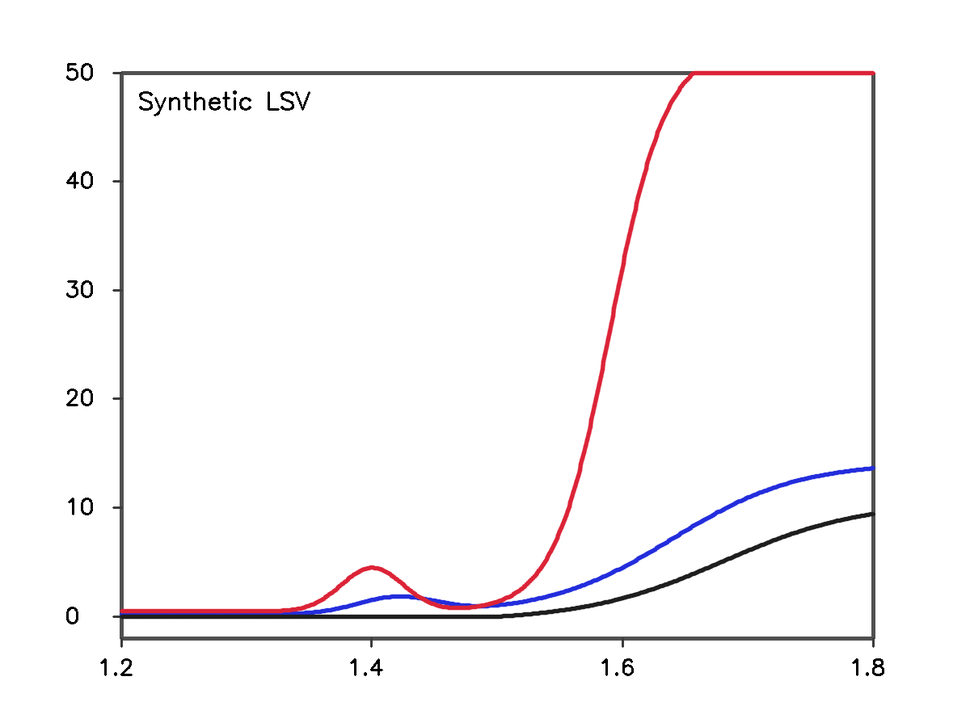
#> input picture line_digitizer/test_artifacts/synthetic_lsv.png, 970 x 727 px, shrunk from 1200 x 900 before the run
$ python -i line_digitizer.py   (imports and definitions only)
#> lines starting #> are read from the running program, lines starting #| are printed output that depends on the picture; after the words box and inside, x2 and y2 are one past the last pixel; in counts of white or black regions, pixels touching at a corner belong together
#> further down, picture is the input picture: shape (727, 970, 3); mean B, G, R 248.8, 247.9, 249.2
#!/usr/bin/env python3
"""Extract colored line-chart curves into CSV.

This is a pragmatic digitizer for plots where each curve can be separated by
color. It uses a calibrated plot rectangle plus axis ranges to convert pixels
into data values.
"""

import argparse
import csv
import json
import math
import os
from pathlib import Path

import cv2
import numpy as np


# [20 lines left out: functions parse_hex_color, load_image, ensure_parent, not called in this run]


def auto_detect_plot_area(image):
    """Best-effort plot rectangle detection using long straight border lines."""
    gray = cv2.cvtColor(image, cv2.COLOR_BGR2GRAY)
    gray = cv2.GaussianBlur(gray, (3, 3), 0)
    edges = cv2.Canny(gray, 50, 150)
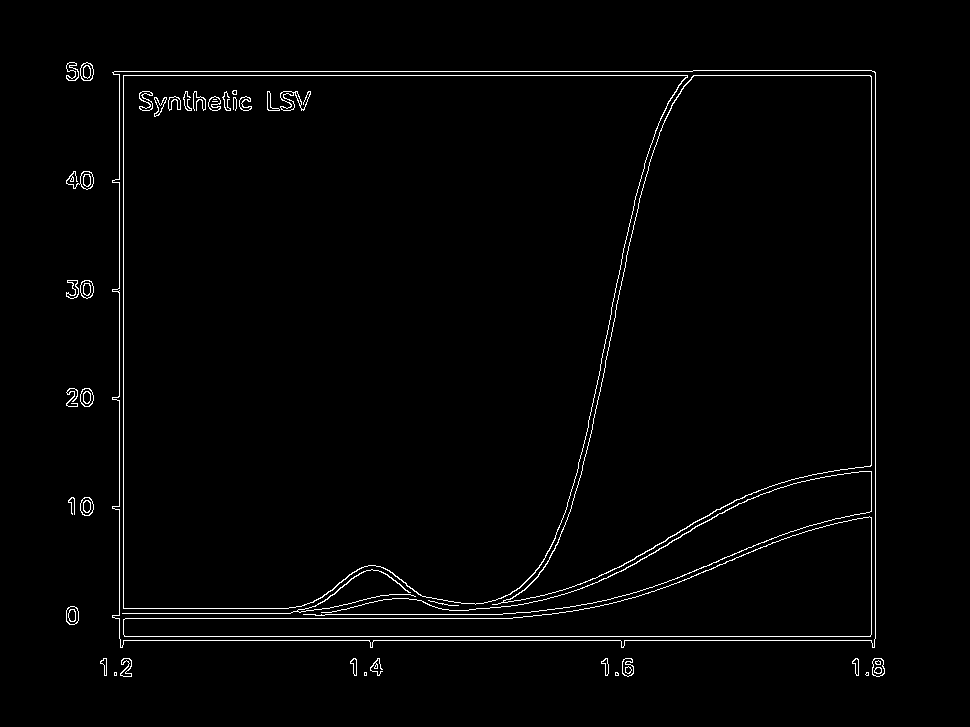
#> edges: shape (727, 970); 1.7% white in thin lines or dots, all inside (x1, y1, x2, y2) = (66, 62, 885, 677)

    height, width = gray.shape[:2]
#> height = 727; width = 970
    min_line_len = int(min(width, height) * 0.25)
#> min_line_len = 181
    lines = cv2.HoughLinesP(
        edges,
        rho=1,
        theta=np.pi / 180,
        threshold=80,
        minLineLength=min_line_len,
        maxLineGap=8,
    )
#> lines = [[120, 640, 874, 640], [119, 636, 875, 636], [119, 638, 119, 71], [123, 75, 875, 75], [875, 638, 875, 72], [123, 644, 123, 71], [871, 642, 871, 70], [114, 71, 692, 71], [115, 618, 512, 618], [303, 614, 502, 614], [581, 474, 625, 267]]
    if lines is None:
        return None

    horizontals = []
    verticals = []
    for line in lines[:, 0, :]:
        x1, y1, x2, y2 = [int(v) for v in line]
        dx = abs(x2 - x1)
        dy = abs(y2 - y1)
        if dy <= 4 and dx >= min_line_len:
            horizontals.append((min(x1, x2), int(round((y1 + y2) / 2)), max(x1, x2), dx))
        elif dx <= 4 and dy >= min_line_len:
            verticals.append((int(round((x1 + x2) / 2)), min(y1, y2), max(y1, y2), dy))
#> this loop made 11 passes
#> (x1, y1, x2, y2, dx, dy) on passes 1 to 11: (120, 640, 874, 640, 754, 0), (119, 636, 875, 636, 756, 0), (119, 638, 119, 71, 0, 567), (123, 75, 875, 75, 752, 0), (875, 638, 875, 72, 0, 566), (123, 644, 123, 71, 0, 573), (871, 642, 871, 70, 0, 572), (114, 71, 692, 71, 578, 0), (115, 618, 512, 618, 397, 0), (303, 614, 502, 614, 199, 0), (581, 474, 625, 267, 44, 207)
#> after the loop, horizontals = [(120, 640, 874, 754), (119, 636, 875, 756), (123, 75, 875, 752), (114, 71, 692, 578), (115, 618, 512, 397), (303, 614, 502, 199)]; verticals = [(119, 71, 638, 567), (875, 72, 638, 566), (123, 71, 644, 573), (871, 70, 642, 572)]

    if len(horizontals) < 2 or len(verticals) < 2:
        return None

    top = min(horizontals, key=lambda item: item[1])[1]
#> top = 71
    bottom = max(horizontals, key=lambda item: item[1])[1]
#> bottom = 640
    left = min(verticals, key=lambda item: item[0])[0]
#> left = 119
    right = max(verticals, key=lambda item: item[0])[0]
#> right = 875

    if right - left < width * 0.2 or bottom - top < height * 0.2:
        return None
    return {"left": left, "right": right, "top": top, "bottom": bottom}


# [739 lines left out: functions default_plot_area, write_config_template, normalize_plot_area, group_tick_candidates, merge_tick_candidates, merge_tick_candidate_group and 17 more, not called in this run]


# [2 lines not run here, left out]

>>> import cv2
>>> picture = cv2.imread('test_artifacts/synthetic_lsv.png')
>>> result = auto_detect_plot_area(picture)
#> result = {'left': 119, 'right': 875, 'top': 71, 'bottom': 640}
